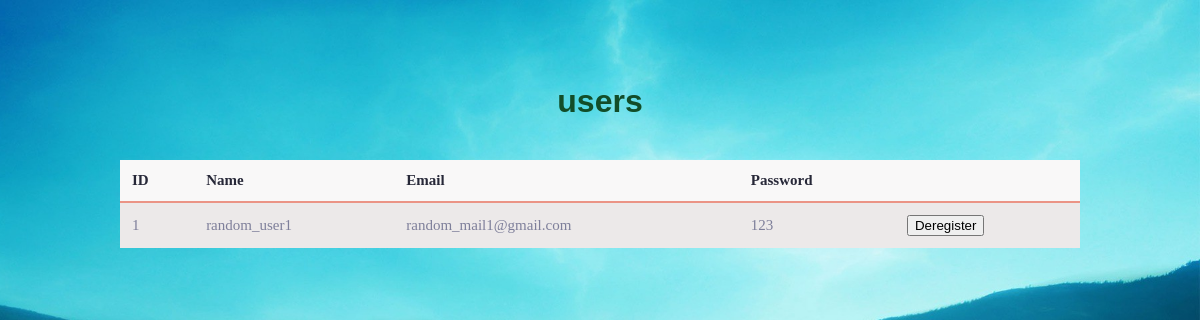
/users, run on an earlier commit of the app's database.
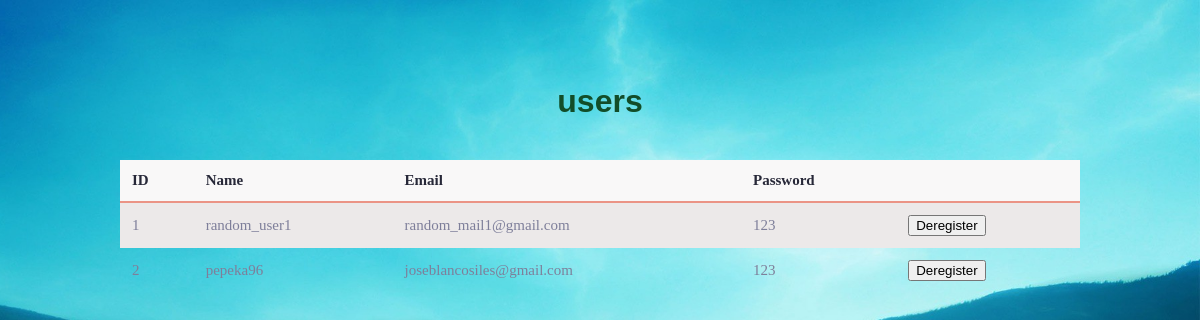
And on a later commit of the database.
### tables this page shows
CREATE TABLE users(id INTEGER, username TEXT NOT NULL UNIQUE, email TEXT NOT NULL, password TEXT NOT NULL, PRIMARY KEY(id));

### app.py (the view)
@app.route("/users")
def users():
  con = sqlite3.connect('users.db')
  users = con.execute("SELECT * FROM users")
  con.commit()
  return render_template("users.html", users=users)

### templates/users.html (shortened to what this page needs)
<!DOCTYPE html>
<html lang="en">
<link type="text/css" rel="stylesheet" href="{{ url_for('static', filename='style.css') }}" />
<head><title>USERS</title></head>
<body>
      <h1 class="header">users</h1>
    <table class="table">
      <thead>
        <tr>
          <th>ID</th>
          <th>Name</th>
          <th>Email</th>
          <th>Password</th>
          <th></th>
        </tr>
      </thead>
      <tbody>
        {% for user in users %}
          <tr>
            <td>{{ user[0] }}</td>
            <td>{{ user[1] }}</td>
            <td>{{ user[2] }}</td>
            <td>{{ user[3] }}</td>
            <td>
              <form action="/deregister" method="post">
                <input type="submit" value="Deregister">
              </form>
            </td>
          </tr>
        {% endfor %}
      </tbody>
    </table>
  </body>
</html>

### static/style.css (style rules this page uses)
body { margin: 0; padding: 0; display: flex; justify-content: center; align-items: center; min-height: 100vh; background: url('landscape.jpg'); background-size:cover ; background-position:right; }
.header { color: rgb(18, 77, 41); font-family: Arial, Helvetica, sans-serif; width: max-content; display: flex; position: absolute; left: 50%; top: 10%; transform: translate(-50%, -50%); }
table { position: absolute; top: 20%; width: 100%; max-width: 960px; margin: 0 auto; border-collapse: separate; border-spacing: 0; }
tbody tr:nth-child(odd) { background-color: #ECE9E9; }
th, td { padding: 0.75rem; font-size: 0.9375rem; }
th { font-weight: 700; text-align: left; color: #272838; border-bottom: 2px solid #EB9486; position: sticky; top: 0; background-color: #F9F8F8; }
td { color: #7E7F9A; }

What changed in the data, as far as the page shows it:
added users: id "2", username "pepeka96", email "joseblancosiles@gmail.com", password "123"
